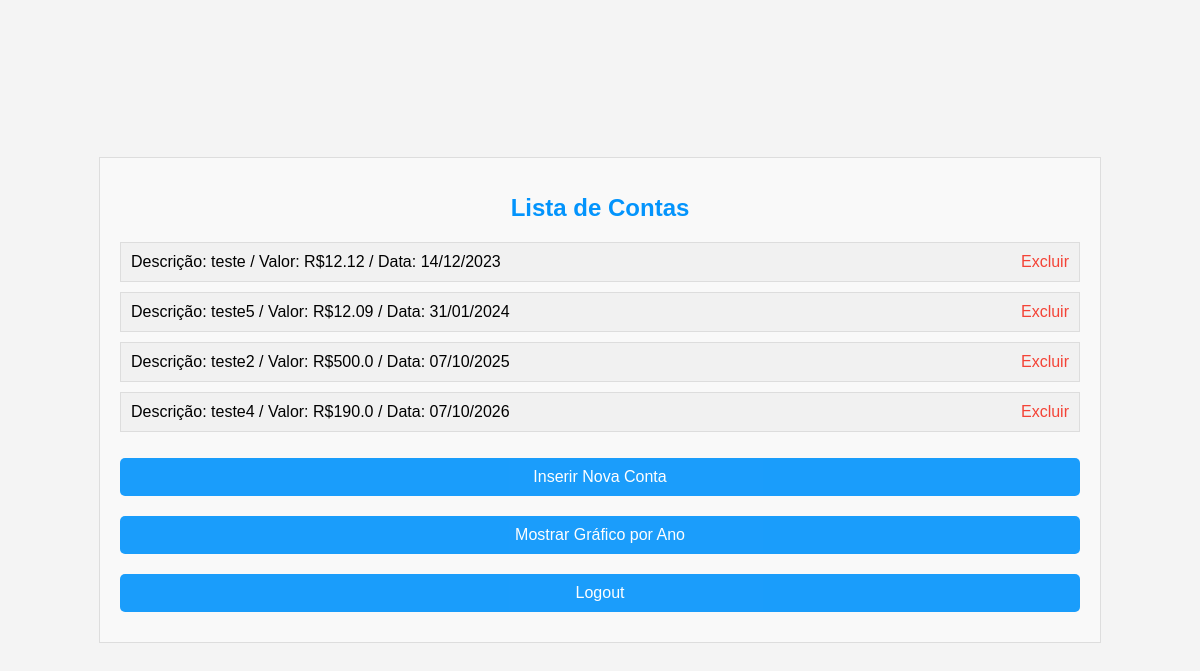
The app's page /dashboard (signed in) with its own data.
### app.py (models this page shows, shortened)
class Conta(db.Model):
    id = db.Column(db.Integer, primary_key=True)
    usuario_id = db.Column(db.Integer, db.ForeignKey('usuario.id'), nullable=False)
    descricao = db.Column(db.String(120), nullable=False)
    valor = db.Column(db.Float, nullable=False)
    data = db.Column(db.DateTime, nullable=False)

### app.py (the view)
@app.route('/dashboard')
def dashboard():
    if 'id' not in session:
        return redirect(url_for('login'))
    contas = Conta.query.filter_by(usuario_id=session['id']).all()
    return render_template('dashboard.html', contas=contas)

### templates/dashboard.html (shortened to what this page needs)
<!DOCTYPE html>
<html>
<head>
    <link rel="stylesheet" type="text/css" href="{{ url_for('static', filename='style.css') }}" />
</head>
<body>
    <form>
        <h1>Lista de Contas</h1>
        <ul>
            {% for conta in contas %}
                <li>
                    Descrição: {{ conta.descricao }} / Valor: R${{ conta.valor }} / Data: {{ conta.data.strftime('%d/%m/%Y') }}
                    <a href="{{ url_for('excluir_conta', conta_id=conta.id) }}">Excluir</a>
                </li>
            {% endfor %}
        </ul>
        <button type="submit" formaction="{{ url_for('inserir_conta') }}">Inserir Nova Conta</button>
        <button type="submit" formaction="{{ url_for('mostrar_grafico', ano=2023) }}">Mostrar Gráfico por Ano</button>
        <button type="submit" formaction="{{ url_for('logout') }}" method="post">Logout</button>
    </form>
</body>
</html>

### static/style.css (style rules this page uses)
body { font-family: 'Segoe UI', Tahoma, Geneva, Verdana, sans-serif; background-color: #f4f4f4; margin: 0; padding: 0; display: flex; justify-content: center; align-items: center; height: 100vh; }
button { background-color: #0394fc; color: white; padding: 12px 20px; border: none; border-radius: 5px; font-size: 16px; cursor: pointer; }
h1 { text-align: center; }
form { width: 80%; margin: 0 auto; padding: 20px; border: 1px solid #ddd; background-color: #f9f9f9; font-family: Arial, sans-serif; }
form h1 { color: #0394fc; font-size: 24px; margin-bottom: 20px; }
form ul { list-style-type: none; padding: 0; }
form ul li { border: 1px solid #ddd; padding: 10px; margin-bottom: 10px; background-color: #f1f1f1; }
form ul li a { color: #f44336; text-decoration: none; float: right; margin-left: 10px; }
form button[type="submit"] { background-color: #0394fc; color: white; padding: 10px 20px; margin: 10px 0; border: none; cursor: pointer; width: 100%; opacity: 0.9; }

### records on screen
Conta: descricao "teste", valor "12.12", data "14/12/2023"
Conta: descricao "teste5", valor "12.09", data "31/01/2024"
Conta: descricao "teste2", valor "500.0", data "07/10/2025"
Conta: descricao "teste4", valor "190.0", data "07/10/2026"
